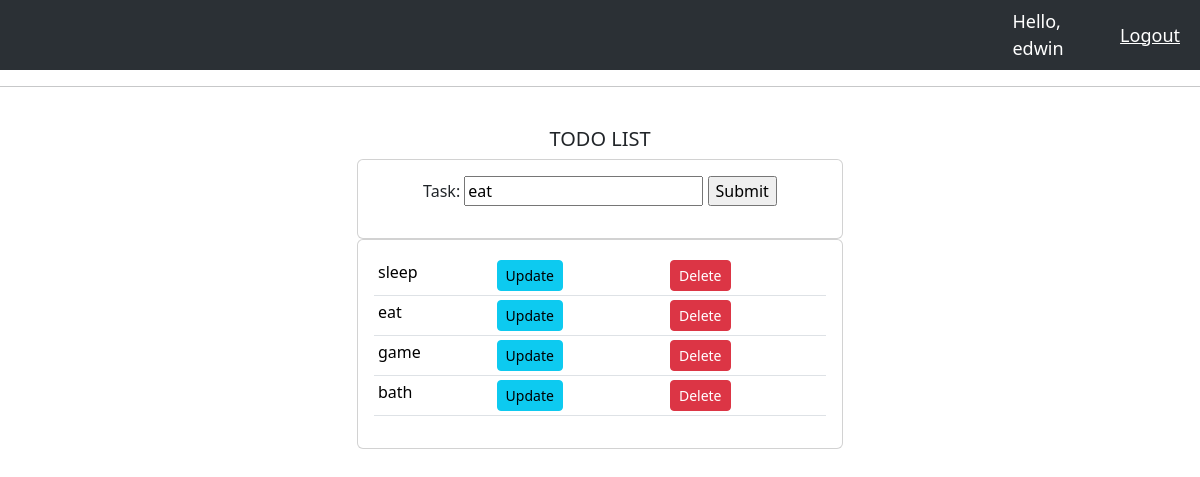
Screenshot of /update_list/18/ (signed in) with the database file from the repository.
### todoapp/models.py (models this page shows)
class List(models.Model):
    guest = models.ForeignKey(Guest, null=True, on_delete=models.SET_NULL)
    task = models.CharField(max_length=200, null=True)
    date_created = models.DateTimeField(auto_now_add=True, null=True)
    def __str__(self):
        return self.task

### todoapp/views.py (the view)
# urls.py: path('update_list/<str:pk>/', views.updateList, name="update_list"),
@login_required(login_url='login')
def updateList(request, pk):
    guests = request.user.guest.list_set.all()
    lists = List.objects.all()
    listId = List.objects.get(id=pk)
    form = ListForm(instance=listId)
    if request.method == 'POST':
        form = ListForm(request.POST, instance=listId)
        if form.is_valid():
            form.save()
            return redirect('/')
    context = {'form': form, 'lists': lists, 'guests':guests}
    return render(request, 'todoapp/todo.html', context)

### todoapp/forms.py
class ListForm(ModelForm):
    class Meta:
        model = List
        fields = '__all__'
        exclude = ['guest']

### todoapp/templates/todoapp/todo.html (shortened to what this page needs)
{% extends 'todoapp/index.html' %}
{% block content %}
<br>
    <div class="row justify-content-center">
        <div class="col-md-5 d-flex justify-content-center flex-column">
            <h5 class="center">TODO LIST</h5>
            <div class="card card-body">
            <form action="" method='POST'>
                <p class="center">
                    {{form}}
                    <input type="submit">
                </p>
            </form>
        </div>
        <div class="card card-body">
            <div class="d-flex justify-content-center">
                <table class="table table-sm">
                    <tbody>
                      {% for guest in guests %}
                        <tr>
                          <td>{{ guest }}</td>
                          <td><a class="btn btn-sm btn-info" href="{% url 'update_list' guest.id %}">Update</a></td>
                          <td><a class="btn btn-sm btn-danger" href="{% url 'delete_list' guest.id %}">Delete</a></td>
                        </tr>
                      {% endfor %}
                    </tbody>
                  </table>
            </div>
        </div>
    </div>
</div>
{% endblock  %}

### todoapp/templates/todoapp/navbar.html (shortened to what this page needs)
  <nav class="navbar navbar-expand-lg bg-body-tertiary bg-dark" data-bs-theme="dark">
      <span class="hello-msg">Hello, {{request.user}}</span>
      <span><a class="hello-msg" href="{% url 'logout' %}"> Logout</a></span>
    </nav>
  <hr>

### todoapp/static/css/main.css (style rules this page uses)
.center { position: center; text-align: center; }
.hello-msg { font-size: 18px; color: #fff; margin-right: 20px; }

### todoapp/templates/todoapp/navbar.html (style rules this page uses)
.hello-msg { font-size: 18px; color: #fff; margin-right: 20px; }

### rows the page displays
List: task "eat"
List: task "sleep"
List: task "eat"
List: task "game"
List: task "bath"

### other values shown
{{ request.user }} "edwin"
